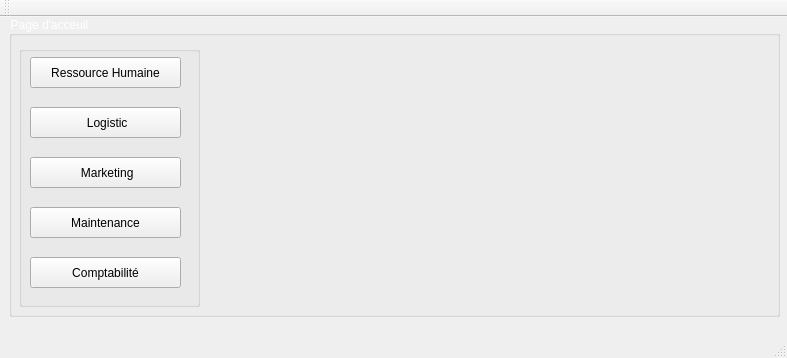
<?xml version="1.0" encoding="UTF-8"?>
<ui version="4.0">
 <class>MainWindow</class>
 <widget class="QMainWindow" name="MainWindow">
  <property name="geometry">
   <rect>
    <x>0</x>
    <y>0</y>
    <width>787</width>
    <height>358</height>
   </rect>
  </property>
  <property name="windowTitle">
   <string>Best News </string>
  </property>
  <widget class="QWidget" name="centralWidget">
   <widget class="QPushButton" name="pushButton">
    <property name="geometry">
     <rect>
      <x>30</x>
      <y>40</y>
      <width>151</width>
      <height>31</height>
     </rect>
    </property>
    <property name="styleSheet">
     <string notr="true">font: 11pt &quot;GOOD BRUSH&quot;;</string>
    </property>
    <property name="text">
     <string>Ressource Humaine</string>
    </property>
   </widget>
   <widget class="QPushButton" name="pushButton_2">
    <property name="geometry">
     <rect>
      <x>30</x>
      <y>90</y>
      <width>151</width>
      <height>31</height>
     </rect>
    </property>
    <property name="styleSheet">
     <string notr="true">font: 11pt &quot;GOOD BRUSH&quot;;</string>
    </property>
    <property name="text">
     <string> Logistic</string>
    </property>
   </widget>
   <widget class="QPushButton" name="pushButton_marketing">
    <property name="geometry">
     <rect>
      <x>30</x>
      <y>140</y>
      <width>151</width>
      <height>31</height>
     </rect>
    </property>
    <property name="styleSheet">
     <string notr="true">font: 11pt &quot;GOOD BRUSH&quot;;</string>
    </property>
    <property name="text">
     <string> Marketing</string>
    </property>
   </widget>
   <widget class="QPushButton" name="pushButton_4">
    <property name="geometry">
     <rect>
      <x>30</x>
      <y>190</y>
      <width>151</width>
      <height>31</height>
     </rect>
    </property>
    <property name="styleSheet">
     <string notr="true">font: 11pt &quot;GOOD BRUSH&quot;;</string>
    </property>
    <property name="text">
     <string>Maintenance</string>
    </property>
   </widget>
   <widget class="QPushButton" name="pushButton_5">
    <property name="geometry">
     <rect>
      <x>30</x>
      <y>240</y>
      <width>151</width>
      <height>31</height>
     </rect>
    </property>
    <property name="styleSheet">
     <string notr="true">font: 11pt &quot;GOOD BRUSH&quot;;</string>
    </property>
    <property name="text">
     <string>Comptabilité</string>
    </property>
   </widget>
   <widget class="QGroupBox" name="groupBox">
    <property name="geometry">
     <rect>
      <x>9</x>
      <y>-1</y>
      <width>771</width>
      <height>301</height>
     </rect>
    </property>
    <property name="styleSheet">
     <string notr="true">font: 75 12pt &quot;Adobe Gothic Std B&quot;;
color: rgb(255, 255, 255);</string>
    </property>
    <property name="title">
     <string>Page d'acceuil</string>
    </property>
    <widget class="QLabel" name="label">
     <property name="geometry">
      <rect>
       <x>90</x>
       <y>20</y>
       <width>581</width>
       <height>241</height>
      </rect>
     </property>
     <property name="text">
      <string/>
     </property>
     <property name="pixmap">
      <pixmap>../news-agency111.png</pixmap>
     </property>
    </widget>
    <widget class="QLabel" name="label_2">
     <property name="geometry">
      <rect>
       <x>680</x>
       <y>230</y>
       <width>81</width>
       <height>61</height>
      </rect>
     </property>
     <property name="text">
      <string/>
     </property>
     <property name="pixmap">
      <pixmap>../bestnews.png</pixmap>
     </property>
    </widget>
    <widget class="QLabel" name="label_3">
     <property name="geometry">
      <rect>
       <x>600</x>
       <y>240</y>
       <width>81</width>
       <height>51</height>
      </rect>
     </property>
     <property name="text">
      <string/>
     </property>
     <property name="pixmap">
      <pixmap>../logosp.png</pixmap>
     </property>
    </widget>
    <widget class="QGroupBox" name="groupBox_2">
     <property name="geometry">
      <rect>
       <x>10</x>
       <y>30</y>
       <width>181</width>
       <height>261</height>
      </rect>
     </property>
     <property name="title">
      <string/>
     </property>
    </widget>
   </widget>
   <zorder>groupBox</zorder>
   <zorder>pushButton</zorder>
   <zorder>pushButton_2</zorder>
   <zorder>pushButton_marketing</zorder>
   <zorder>pushButton_4</zorder>
   <zorder>pushButton_5</zorder>
  </widget>
  <widget class="QMenuBar" name="menuBar">
   <property name="geometry">
    <rect>
     <x>0</x>
     <y>0</y>
     <width>787</width>
     <height>21</height>
    </rect>
   </property>
  </widget>
  <widget class="QToolBar" name="mainToolBar">
   <attribute name="toolBarArea">
    <enum>TopToolBarArea</enum>
   </attribute>
   <attribute name="toolBarBreak">
    <bool>false</bool>
   </attribute>
  </widget>
  <widget class="QStatusBar" name="statusBar"/>
 </widget>
 <layoutdefault spacing="6" margin="11"/>
 <resources/>
 <connections/>
</ui>
